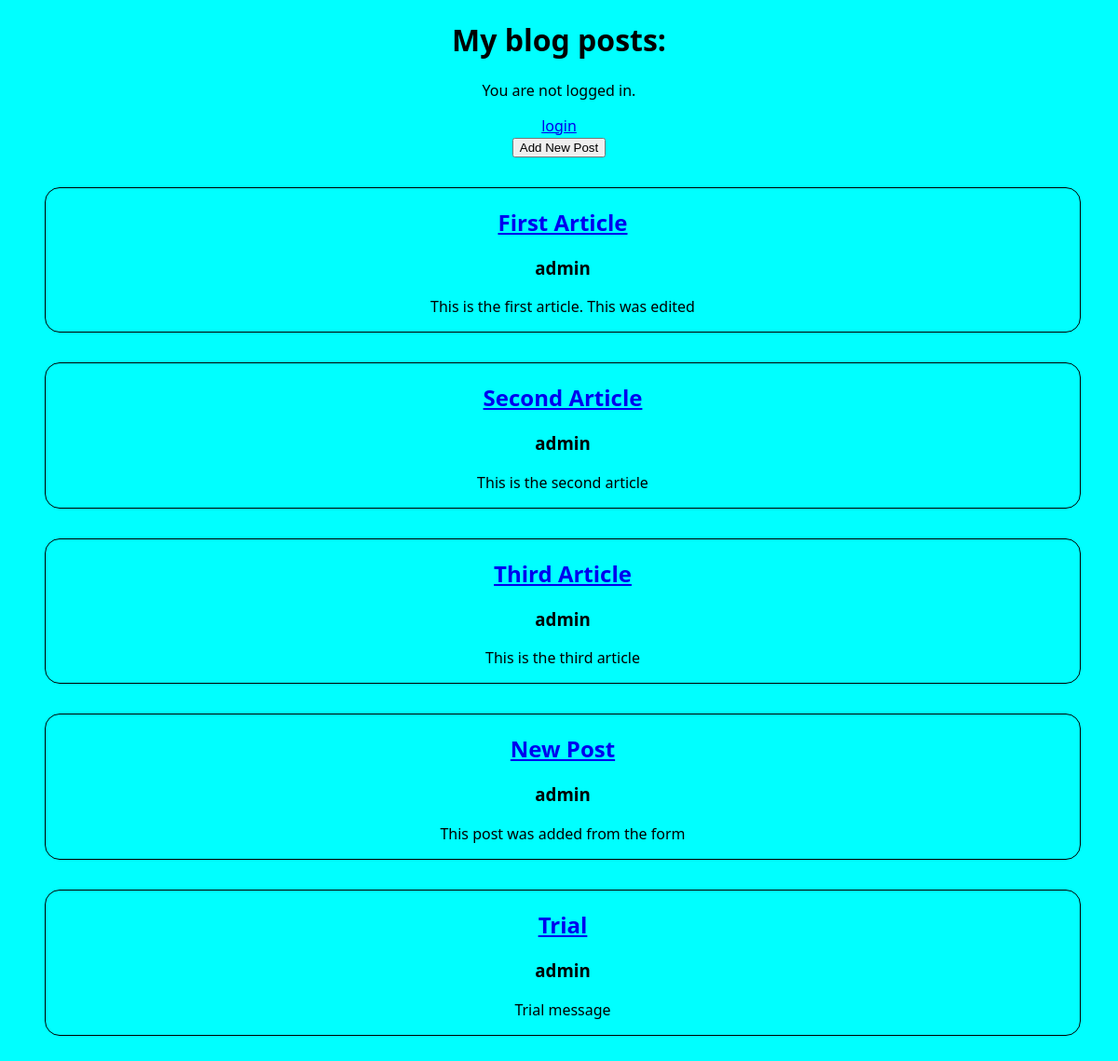
The app's page /, older data.
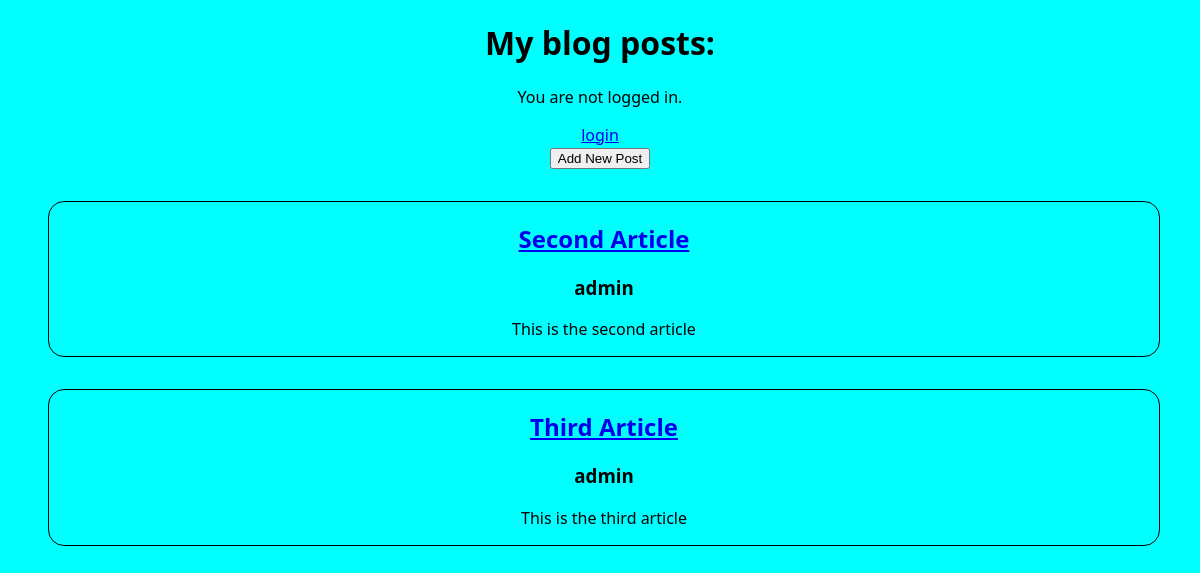
The same page, newer data.
### blog/models.py (models this page shows, shortened)
class Article(models.Model):
    title = models.CharField(max_length=200)
    author = models.ForeignKey(
        'auth.User',
        on_delete = models.CASCADE
    )
    text = models.TextField()

### blog/views.py (the view)
# urls.py: path('', DefaultView.as_view(), name='home'),
class DefaultView(ListView):
    model = models.Article
    template_name = 'home.html'

### templates/home.html
{% extends 'base.html' %}
{% block content %}
<div>
    <form action="{% url 'post_new' %}" >
        <input type="submit" value="Add New Post">
    </form>
</div>
<ul>
    {% for item in object_list %}
    <li>
        <h2>
            <a href="{% url 'detail' item.pk %}">
                {{item.title}}
            </a>
        </h2>
        <h3>
            {{item.author}}
        </h3>
        <p>
            {{item.text}}
        </p>
    </li>
    {% endfor %}
</ul>
{% endblock content%}

### templates/base.html (shortened to what this page needs)
{% load staticfiles %}
<!DOCTYPE html>
<html lang="en">
<head>
    <link rel="stylesheet" href="{% static 'css/style.css' %}">
</head>
<body>
    <h1>
        My blog posts:
    </h1>
    {% if user.is_authenticated %}
        <p>Hi {{ user.username }}!</p>
        <p><a href="{% url 'logout' %}">logout</a></p>
    {% else %}
        <p>You are not logged in.</p>
        <a href="{% url 'login' %}">login</a>
    {% endif %}
    {% block content %}
    {% endblock content %}
</body>
</html>

### static/css/style.css (style rules this page uses)
body { background-color: aqua; text-align: center; font-family: 'Segoe UI', Tahoma, Geneva, Verdana, sans-serif; }
li { border: 1px solid black; border-radius: 1em; margin-top: 2em; margin-bottom: 2em; margin-right: 2em; }
ul { list-style-type: none; }

Row changes from the older to the newer data that the page shows:
removed Article: title "First Article", author "admin", text "This is the first article. This was edited"
removed Article: title "New Post", author "admin", text "This post was added from the form"
removed Article: title "Trial", author "admin", text "Trial message"
